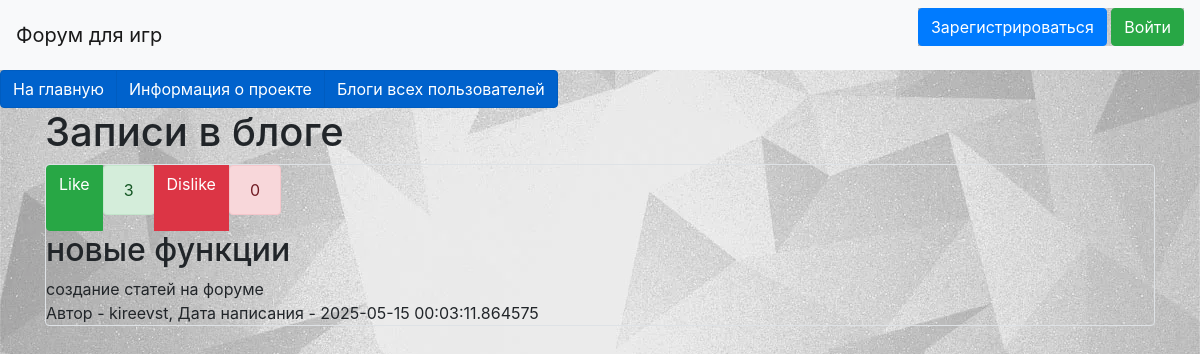
Before: / with the older database file.
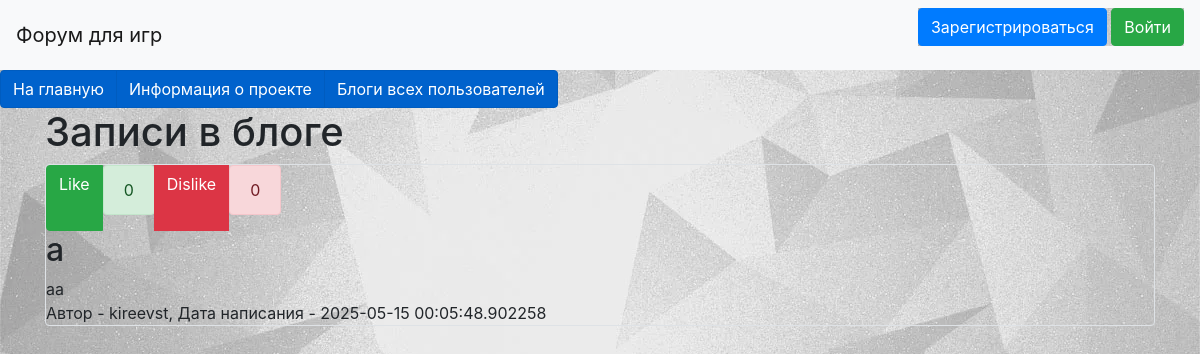
After: the same page with the newer database file.
### data/news.py (models this page shows)
class News(SqlAlchemyBase):
    __tablename__ = 'news'
    id = sqlalchemy.Column(sqlalchemy.Integer,
                           primary_key=True, autoincrement=True)
    likes = sqlalchemy.Column(sqlalchemy.Integer, default=0)
    dislikes = sqlalchemy.Column(sqlalchemy.Integer, default=0)
    title = sqlalchemy.Column(sqlalchemy.String, nullable=True)
    content = sqlalchemy.Column(sqlalchemy.String, nullable=True)
    created_date = sqlalchemy.Column(sqlalchemy.DateTime,
                                     default=datetime.datetime.now)
    is_private = sqlalchemy.Column(sqlalchemy.Boolean, default=True)
    is_checked = sqlalchemy.Column(sqlalchemy.Boolean, default=False)
    is_banned = sqlalchemy.Column(sqlalchemy.Boolean, default=False)
    approved = sqlalchemy.Column(sqlalchemy.Boolean, default=False)
    user_id = sqlalchemy.Column(sqlalchemy.Integer,
                                sqlalchemy.ForeignKey("users.id"))
    user = orm.relationship('User')
    comments = orm.relationship('Comments', back_populates='news')

### data/users.py (models this page shows, shortened)
class User(SqlAlchemyBase, UserMixin):
    __tablename__ = 'users'
    id = sqlalchemy.Column(sqlalchemy.Integer,
                           primary_key=True, autoincrement=True)
    name = sqlalchemy.Column(sqlalchemy.String, nullable=True)
    about = sqlalchemy.Column(sqlalchemy.String, nullable=True)
    email = sqlalchemy.Column(sqlalchemy.String,
                              index=True, unique=True, nullable=True)
    hashed_password = sqlalchemy.Column(sqlalchemy.String, nullable=True)
    created_date = sqlalchemy.Column(sqlalchemy.DateTime,
                                     default=datetime.datetime.now)
    is_admin = sqlalchemy.Column(sqlalchemy.BOOLEAN, default=False)
    news = orm.relationship("News", back_populates='user')

### main.py (the view)
@app.route("/")
def index():
    db_sess = db_session.create_session()
    if flask_login.current_user.is_authenticated:
        news = db_sess.query(News).filter(News.approved == True)
    else:
        news = db_sess.query(News).filter(News.is_private != True)
    return render_template("index.html", news=news)

### data/db_session.py (called while the page is built)
def create_session() -> Session:
    global __factory
    return __factory()

### templates/index.html (shortened to what this page needs)
{% extends "base.html" %}
{% block content %}
<h1>Записи в блоге</h1>
{% for item in news%}
<div class="col-md6 border rounded">
    <div class="btn-group">
        <a href="/like/{{item.id}}" class="btn btn-success">Like</a>
        <div class="alert alert-success" role="alert">
            {{item.likes}}
        </div>
        <a href="/dislike/{{item.id}}" class="btn btn-danger">Dislike</a>
        <div class="alert alert-danger" role="alert">
            {{item.dislikes}}
        </div>
    </div>
    <h2>{{item.title}}</h2>
    <div>
        {{item.content}}
    </div>
    <div>
        Автор - {{item.user.name}}, Дата написания - {{item.created_date}}
    </div>
</div>
{% endfor %}
{% endblock %}

### templates/base.html (shortened to what this page needs)
<!doctype html>
<html lang="en">
<head>
    <link href="https://cdn.jsdelivr.net/npm/bootstrap@5.3.6/dist/css/bootstrap.min.css" rel="stylesheet">
    <link rel="stylesheet"
          href="https://stackpath.bootstrapcdn.com/bootstrap/4.4.1/css/bootstrap.min.css"
>
    <link href="https://getbootstrap.com/docs/5.3/assets/css/docs.css" rel="stylesheet">
</head>
<body>
<header>
    <nav class="navbar navbar-light bg-light">
        <a class="navbar-brand" href="#">Форум для игр</a>
        {% if current_user.is_authenticated %}
        <a class="btn btn-danger" href="/logout">Выйти из аккаунта</a>
        {% else %}
        <p>
            <a class="btn btn-primary " href="/register">Зарегистрироваться</a>
            <a class="btn btn-success" href="/login">Войти</a>
        </p>
        {% endif %}
    </nav>
</header>
<div class="btn-group">
    <a href="/" class="btn btn-primary active" aria-current="page">На главную</a>
    <a href="/inf" class="btn btn-primary active" aria-current="page">Информация о проекте</a>
    <a href="/all_blogs" class="btn btn-primary active" aria-current="page">Блоги всех пользователей</a>
</div>
<main role="main" class="container">
    {% block content %}{% endblock %}
</main>
</body>
</html>

### templates/base.html (style rules this page uses)
p { background-image: url('/static/img/home.png'); }
body { background-image: url('/static/img/home.png'); }

Changed rows visible on the page:
removed News: likes "3", dislikes "0", title "новые функции", content "создание статей на форуме", user.name "kireevst", created_date "2025-05-15 00:03:11.864575"
added News: likes "0", dislikes "0", title "а", content "aa", user.name "kireevst", created_date "2025-05-15 00:05:48.902258"
